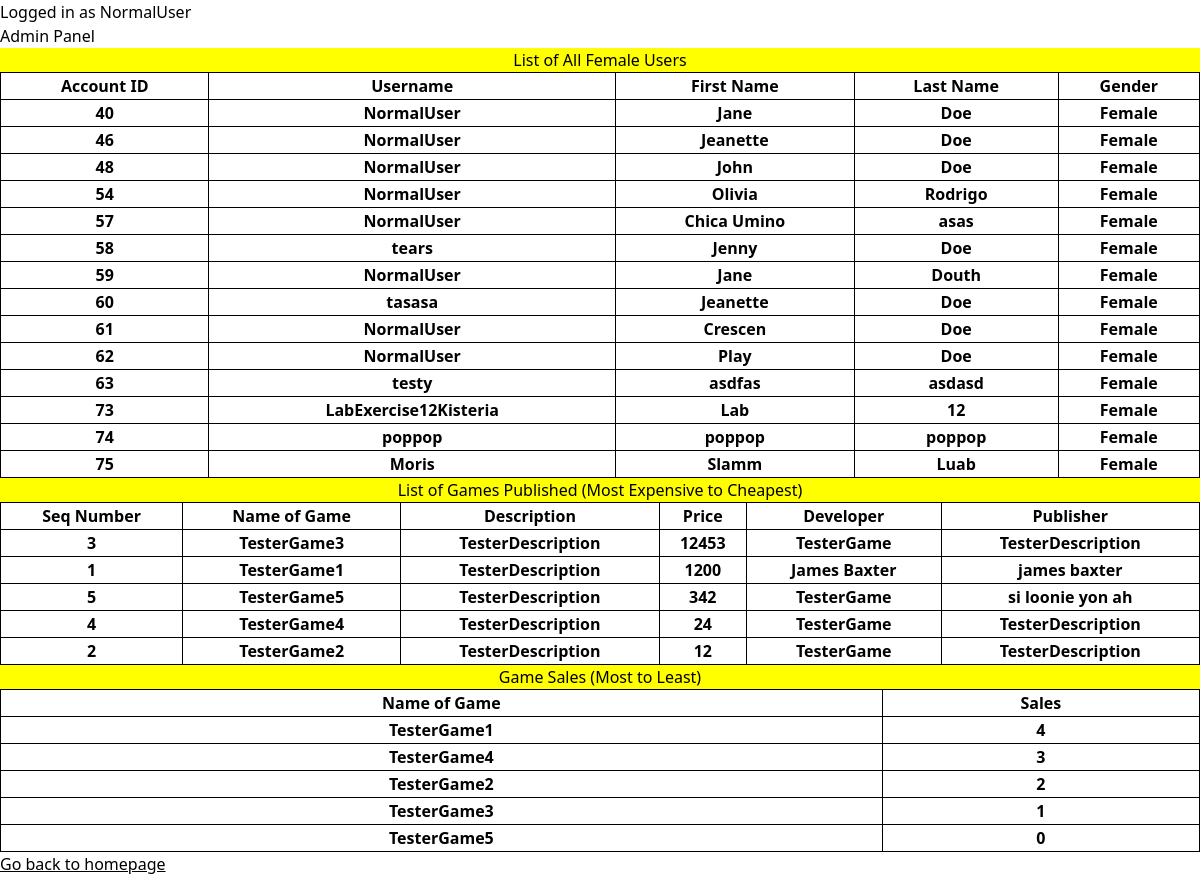
/adminPanel.php (signed in), run on the app's committed database.
### tables this page shows
CREATE TABLE `tbluserprofile` (
  `userid` int(5) NOT NULL,
  `firstname` varchar(60) NOT NULL,
  `lastname` varchar(60) NOT NULL,
  `gender` varchar(60) NOT NULL,
  `acctid` int(5) NOT NULL,
  `birthday` date NOT NULL
);

CREATE TABLE `tbluseraccount` (
  `acctid` int(5) NOT NULL,
  `emailadd` varchar(60) NOT NULL,
  `username` varchar(60) NOT NULL,
  `password` varchar(255) NOT NULL,
  `usertype` varchar(60) NOT NULL
);

CREATE TABLE `tblpublishgame` (
  `gameID` int(5) NOT NULL,
  `nameofgame` varchar(200) NOT NULL,
  `description` varchar(2000) NOT NULL,
  `price` int(20) NOT NULL,
  `developer` text NOT NULL,
  `publisher` text NOT NULL
);

### adminPanel.php (the view, shortened to what this page needs)
<?php
    include_once('connect.php');
    if(!isset($_SESSION['currentUser'])){
        header("Location: index.php");
    }else{
        $currentUser = $_SESSION['currentUser'];
    }
?>
<?php
    $allFemaleUsers = $connection->query("SELECT tbluseraccount.acctid, tbluseraccount.username, tbluserprofile.firstname,
    tbluserprofile.lastname, tbluserprofile.gender FROM tbluseraccount INNER JOIN tbluserprofile
    ON tbluseraccount.acctid=tbluserprofile.acctid WHERE tbluserprofile.gender=\"Female\"");
    $numOfallFemaleUsers = mysqli_num_rows($allFemaleUsers);
    $allGamesSortByPrice = $connection->query("SELECT * from tblpublishgame ORDER BY price DESC");
    $numOfPublishedGames = mysqli_num_rows($allGamesSortByPrice);
    $salesPerGame = $connection->query("SELECT tblpublishgame.nameofgame, Count(tblgamesbought.gameBought) as Sales FROM tblgamesbought
    RIGHT JOIN tblpublishgame ON tblpublishgame.gameid=tblgamesbought.gameBought
    GROUP BY tblgamesbought.gameBought ORDER BY Sales DESC");
?>
<!DOCTYPE html>
<html lang="en" class="dark">
<head>
    <link href="./css/adminPanel.css" rel="stylesheet">
</head>
<body>
    <h2>Logged in as <?php echo $currentUser?></h2>
    <h2>Admin Panel</h2>
    <div style='background-color:#ffff00'>
        <center><p style="color:white"><h5>List of All Female Users</h5></p></center>
    </div>
    <table style="width:100%">
        <?php if($numOfallFemaleUsers > 0){?>
        <tr>
            <th>Account ID</th>
            <th>Username</th>
            <th>First Name</th>
            <th>Last Name</th>
            <th>Gender</th>
        </tr>
        <?php while ($row = $allFemaleUsers->fetch_assoc()): ?>
            <tr>
                <th><?php echo $row['acctid'] ?></th>
                <th><?php echo $row['username'] ?></th>
                <th><?php echo $row['firstname'] ?></th>
                <th><?php echo $row['lastname'] ?></th>
                <th><?php echo $row['gender'] ?></th>
            </tr>
        <?php endwhile; }?>
    </table>
    <div style='background-color:#ffff00'>
        <center><p style="color:white"><h5>List of Games Published (Most Expensive to Cheapest)</h5></p></center>
    </div>
    <table style="width:100%">
        <?php if($numOfPublishedGames > 0){?>
        <tr>
            <th>Seq Number</th>
            <th>Name of Game</th>
            <th>Description</th>
            <th>Price</th>
            <th>Developer</th>
            <th>Publisher</th>
        </tr>
        <?php while ($row = $allGamesSortByPrice->fetch_assoc()): ?>
            <tr>
                <th><?php echo $row['gameID'] ?></th>
                <th><?php echo $row['nameofgame'] ?></th>
                <th><?php echo $row['description'] ?></th>
                <th><?php echo $row['price'] ?></th>
                <th><?php echo $row['developer'] ?></th>
                <th><?php echo $row['publisher'] ?></th>
            </tr>
        <?php endwhile; }?>
    </table>
    <div style='background-color:#ffff00'>
        <center><p style="color:white"><h5>Game Sales (Most to Least)</h5></p></center>
    </div>
    <table style="width:100%">
        <?php if($numOfPublishedGames > 0){?>
        <tr>
            <th>Name of Game</th>
            <th>Sales</th>
        </tr>
        <?php while ($row = $salesPerGame->fetch_assoc()): ?>
            <tr>
                <th><?php echo $row['nameofgame'] ?></th>
                <th><?php echo $row['Sales'] ?></th>
            </tr>
        <?php endwhile; }?>
    </table>
    <a href="homepage.php"><span class="underline">Go back to homepage</span></a>
</body>
</html>

### css/adminPanel.css (style rules this page uses)
html, :host { line-height: 1.5; -webkit-text-size-adjust: 100%; -moz-tab-size: 4; -o-tab-size: 4; tab-size: 4; font-family: ui-sans-serif, system-ui, sans-serif, "Apple Color Emoji", "Segoe UI Emoji", "Segoe UI Symbol", "Noto Color Emoji"; font-feature-settings: normal; font-variation-settings: normal; -webkit-tap-highlight-color: transparent; }
body { margin: 0; line-height: inherit; }
h1, h2, h3, h4, h5, h6 { font-size: inherit; font-weight: inherit; }
a { color: inherit; text-decoration: inherit; }
table { text-indent: 0; border-color: inherit; border-collapse: collapse; }
blockquote, dl, dd, h1, h2, h3, h4, h5, h6, hr, figure, p, pre { margin: 0; }
.underline { text-decoration-line: underline; }

### adminPanel.php (style rules this page uses)
table, th { border: 1px solid black; }

### data on the page
tbluserprofile: acctid.acctid "40", acctid.username "NormalUser", firstname "Jane", lastname "Doe", gender "Female"
tbluserprofile: acctid.acctid "46", acctid.username "NormalUser", firstname "Jeanette", lastname "Doe", gender "Female"
tbluserprofile: acctid.acctid "48", acctid.username "NormalUser", firstname "John", lastname "Doe", gender "Female"
tbluserprofile: acctid.acctid "54", acctid.username "NormalUser", firstname "Olivia", lastname "Rodrigo", gender "Female"
tbluserprofile: acctid.acctid "57", acctid.username "NormalUser", firstname "Chica Umino", lastname "asas", gender "Female"
tbluserprofile: acctid.acctid "58", acctid.username "tears", firstname "Jenny", lastname "Doe", gender "Female"
tbluserprofile: acctid.acctid "59", acctid.username "NormalUser", firstname "Jane", lastname "Douth", gender "Female"
tbluserprofile: acctid.acctid "60", acctid.username "tasasa", firstname "Jeanette", lastname "Doe", gender "Female"
tbluserprofile: acctid.acctid "61", acctid.username "NormalUser", firstname "Crescen", lastname "Doe", gender "Female"
tbluserprofile: acctid.acctid "62", acctid.username "NormalUser", firstname "Play", lastname "Doe", gender "Female"
tbluserprofile: acctid.acctid "63", acctid.username "testy", firstname "asdfas", lastname "asdasd", gender "Female"
tbluserprofile: acctid.acctid "73", acctid.username "LabExercise12Kisteria", firstname "Lab", lastname "12", gender "Female"
tbluserprofile: acctid.acctid "74", acctid.username "poppop", firstname "poppop", lastname "poppop", gender "Female"
tbluserprofile: acctid.acctid "75", acctid.username "Moris", firstname "Slamm", lastname "Luab", gender "Female"
tblpublishgame: gameID "3", nameofgame "TesterGame3", description "TesterDescription", price "12453", developer "TesterGame", publisher "TesterDescription"
tblpublishgame: gameID "1", nameofgame "TesterGame1", description "TesterDescription", price "1200", developer "James Baxter", publisher "james baxter"
tblpublishgame: gameID "5", nameofgame "TesterGame5", description "TesterDescription", price "342", developer "TesterGame", publisher "si loonie yon ah"
tblpublishgame: gameID "4", nameofgame "TesterGame4", description "TesterDescription", price "24", developer "TesterGame", publisher "TesterDescription"
tblpublishgame: gameID "2", nameofgame "TesterGame2", description "TesterDescription", price "12", developer "TesterGame", publisher "TesterDescription"

### other printed values
$currentUser "NormalUser"
$row['nameofgame'] "TesterGame1"
$row['Sales'] "4"
$row['nameofgame'] "TesterGame4"
$row['Sales'] "3"
$row['nameofgame'] "TesterGame2"
$row['Sales'] "2"
$row['nameofgame'] "TesterGame3"
$row['Sales'] "1"
$row['nameofgame'] "TesterGame5"
$row['Sales'] "0"
